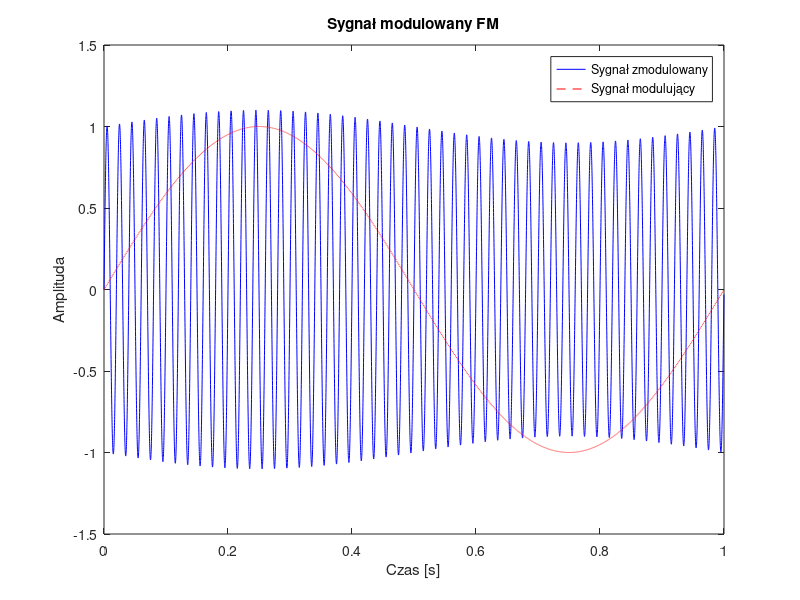
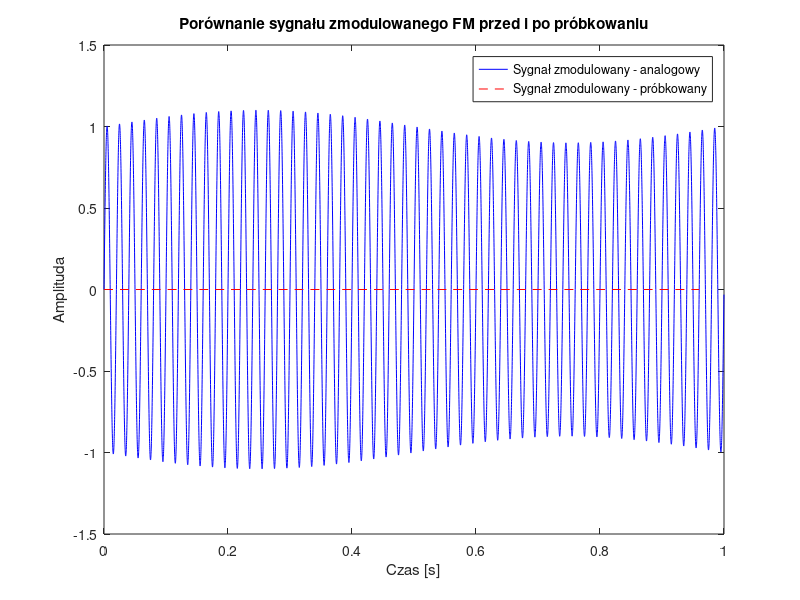

These charts were generated, in order, by the following MATLAB code: (Note: this script raises an error after producing the figures.)
% parametry
fs = 10e3;
t = 0:1/fs:1-1/fs;
fn = 50;
fm = 1;
df = 5;
m = df/fn; % głębokość modulacji

% sygnał nośny
carrier = sin(2*pi*fn*t);

% sygnał modulujący
modulating = sin(2*pi*fm*t);

% sygnał zmodulowany
modulated = (1 + m*modulating).*carrier;

% wyświetlenie sygnałów
figure;
plot(t, modulated, 'b-', t, modulating, 'r--');
xlabel('Czas [s]');
ylabel('Amplituda');
title('Sygnał modulowany FM');
legend('Sygnał zmodulowany', 'Sygnał modulujący');


% próbkowanie
fs2 = 25;
ts = 0:1/fs2:1-1/fs2;
modulated_sampled = (1 + m*sin(2*pi*fm*ts)).*sin(2*pi*fn*ts);

% porównanie sygnałów
figure;
plot(t, modulated, 'b-', ts, modulated_sampled, 'r--');
xlabel('Czas [s]');
ylabel('Amplituda');
title('Porównanie sygnału zmodulowanego FM przed i po próbkowaniu');
legend('Sygnał zmodulowany - analogowy', 'Sygnał zmodulowany - próbkowany');

Fs = 10000; % częstotliwość próbkowania
t = 0:1/Fs:1-1/Fs; % wektor czasu
fc = 50; % częstotliwość nośna
fm = 1; % częstotliwość modulująca
df = 5; % głębokość modulacji
x = sin(2*pi*fc*t + 2*pi*df/fm*cos(2*pi*fm*t)); % sygnał

x = sin(2*pi*fc*t + 2*pi*df/fm*cos(2*pi*fm*t));
[Pxx,f] = pspectrum(x,Fs); % widmo gęstości mocy
plot(f,Pxx);
title('Widmo gęstości mocy sygnału zmodulowanego');
xlabel('Częstotliwość [Hz]');
ylabel('Gęstość mocy [W/Hz]');